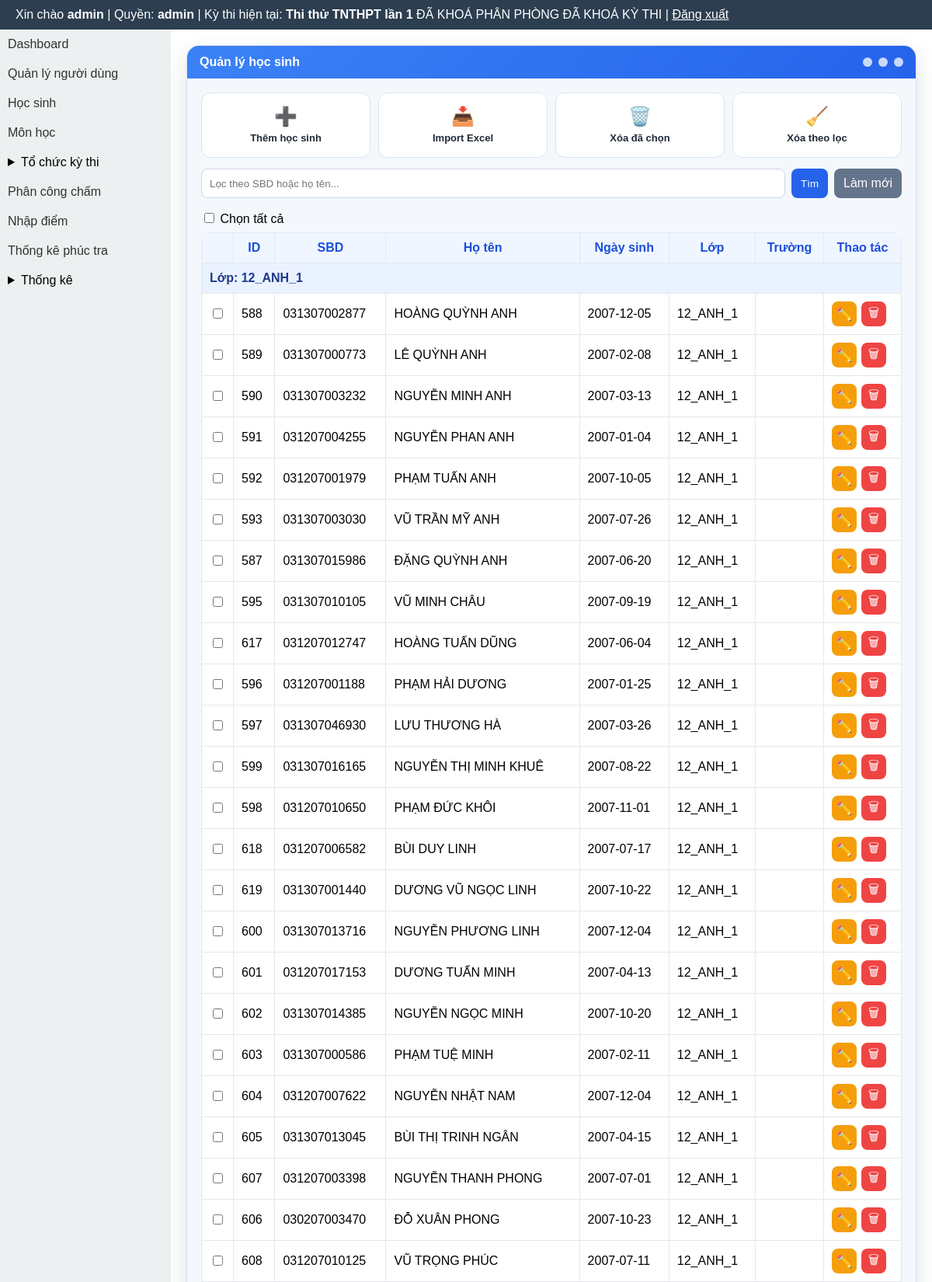
/modules/students/index.php (signed in, upper part), run on the app's committed database.
### tables this page shows
CREATE TABLE exams (
  id INTEGER PRIMARY KEY AUTOINCREMENT,
  ten_ky_thi TEXT,
  nam INTEGER,
  ngay_thi TEXT
, is_default INTEGER DEFAULT 0, deleted_at TEXT, distribution_locked INTEGER DEFAULT 0, rooms_locked INTEGER DEFAULT 0, exam_locked INTEGER DEFAULT 0, scoring_closed INTEGER DEFAULT 0, exam_mode INTEGER DEFAULT 1, is_locked INTEGER DEFAULT 0, is_score_entry_locked INTEGER DEFAULT 0, is_score_published INTEGER DEFAULT 0, is_recheck_open INTEGER DEFAULT 0);

CREATE TABLE students (
  id INTEGER PRIMARY KEY AUTOINCREMENT,
  sbd TEXT UNIQUE,
  hoten TEXT,
  ngaysinh TEXT,
  lop TEXT,
  truong TEXT
);

### layout/header.php (called while the page is built, shortened)
<?php
require_once BASE_PATH . '/templates/header.php';

### core/auth.php (called while the page is built, shortened)
<?php
function normalize_role(?string $role): string {
    $normalized = strtolower(trim((string) $role));
    return match ($normalized) {
        'score_entry', 'score-input', 'score_input', 'nhapdiem', 'nhap_diem' => 'scorer',
        'exam_manager', 'quanlythi', 'exam-manager' => 'organizer',
        default => $normalized,
    };
}
function current_user_role(): string {
    $sessionRole = $_SESSION['role'] ?? null;
    if (is_string($sessionRole) && trim($sessionRole) !== '') {
        return normalize_role($sessionRole);
    }
    $userRole = $_SESSION['user']['role'] ?? null;
    return normalize_role(is_string($userRole) ? $userRole : '');
}

### modules/exams/exam_context_helper.php (called while the page is built, shortened)
<?php
function ensureExamLockColumns(PDO $pdo): void
{
    $cols = array_column($pdo->query('PRAGMA table_info(exams)')->fetchAll(PDO::FETCH_ASSOC), 'name');
}
function getCurrentExam(): ?array
{
    global $pdo;
    $cols = array_column($pdo->query('PRAGMA table_info(exams)')->fetchAll(PDO::FETCH_ASSOC), 'name');
    $hasDeletedAt = in_array('deleted_at', $cols, true);
    $activeWhere = $hasDeletedAt ? '(deleted_at IS NULL OR trim(deleted_at) = "")' : '1=1';
    $defaultStmt = $pdo->query('SELECT * FROM exams WHERE ' . $activeWhere . ' AND is_default = 1 ORDER BY id DESC LIMIT 1');
    $defaultExam = $defaultStmt ? $defaultStmt->fetch(PDO::FETCH_ASSOC) : false;
    if (is_array($defaultExam)) {
        return $defaultExam;
    }
}
function getCurrentExamInfo(): ?array
{
    $exam = getCurrentExam();
    global $pdo;
    ensureExamLockColumns($pdo);
    return [
        'id' => (int) ($exam['id'] ?? 0),
        'ten_ky_thi' => (string) ($exam['ten_ky_thi'] ?? ''),
        'distribution_locked' => (int) ($exam['distribution_locked'] ?? 0),
        'rooms_locked' => (int) ($exam['rooms_locked'] ?? 0),
        'exam_locked' => (int) ($exam['exam_locked'] ?? 0),
    ];
}

### modules/students/index.php (the view, shortened to what this page needs)
<?php
require_once BASE_PATH . '/core/auth.php';
require_once BASE_PATH . '/core/db.php';
$keyword = trim($_GET['q'] ?? '');
$sql = 'SELECT id, sbd, hoten, ngaysinh, lop, truong FROM students';
$params = [];
$stmt = $pdo->prepare($sql);
$stmt->execute($params);
$students = $stmt->fetchAll(PDO::FETCH_ASSOC);
$getStudentNameKey = static function(string $fullName): string {
    $name = trim(preg_replace('/\s+/', ' ', $fullName) ?? '');
    if ($name == '') {
        return '';
    }
    $parts = explode(' ', $name);
    return mb_strtolower((string) end($parts), 'UTF-8');
};
usort($students, static function(array $a, array $b) use ($getStudentNameKey): int {
    $classCmp = strcmp(trim((string) ($a['lop'] ?? '')), trim((string) ($b['lop'] ?? '')));
    if ($classCmp !== 0) {
        return $classCmp;
    }
    $nameKeyCmp = strcmp(
        $getStudentNameKey((string) ($a['hoten'] ?? '')),
        $getStudentNameKey((string) ($b['hoten'] ?? ''))
    );
    if ($nameKeyCmp !== 0) {
        return $nameKeyCmp;
    }
    return strcmp((string) ($a['hoten'] ?? ''), (string) ($b['hoten'] ?? ''));
});
$perPage = 50;
$page = max(1, (int) ($_GET['page'] ?? 1));
$offset = ($page - 1) * $perPage;
$students = array_slice($students, $offset, $perPage);
$groupedStudents = [];
foreach ($students as $st) {
    $className = trim((string) ($st['lop'] ?? ''));
    if (!isset($groupedStudents[$className])) {
        $groupedStudents[$className] = [];
    }
    $groupedStudents[$className][] = $st;
}
require_once BASE_PATH . '/layout/header.php';
?>
<div class="students-layout">
    <?php require_once BASE_PATH . '/layout/sidebar.php'; ?>
    <div class="students-main">
        <div class="students-window">
            <div class="window-titlebar">
                <strong>Quản lý học sinh</strong>
                <div class="window-controls">
                    <span class="window-dot"></span><span class="window-dot"></span><span class="window-dot"></span>
                </div>
            </div>
            <div class="window-body">
                <div class="tool-grid">
                    <a class="tool-icon" href="<?= BASE_URL ?>/modules/students/create.php" title="Thêm học sinh">
                        <span class="icon">➕</span>
                        <span class="label">Thêm học sinh</span>
                    </a>
                    <a class="tool-icon" href="<?= BASE_URL ?>/modules/students/import.php" title="Import Excel">
                        <span class="icon">📥</span>
                        <span class="label">Import Excel</span>
                    </a>
                    <button type="submit" form="bulkForm" name="action" value="bulk_delete_selected" class="tool-icon" style="cursor:pointer;" onclick="return confirm('Bạn có chắc muốn xóa các học sinh đã chọn?');" title="Xóa đã chọn">
                        <span class="icon">🗑️</span>
                        <span class="label">Xóa đã chọn</span>
                    </button>
                    <form method="post" onsubmit="return confirm('Bạn có chắc muốn xóa toàn bộ học sinh theo điều kiện lọc hiện tại?');" style="margin:0;">
                        <button type="submit" class="tool-icon" style="width:100%;cursor:pointer;" title="Xóa theo lọc">
                            <span class="icon">🧹</span>
                            <span class="label">Xóa theo lọc</span>
                        </button>
                    </form>
                </div>
                <form method="get" class="search-row">
                    <input type="text" name="q" value="<?= htmlspecialchars($keyword, ENT_QUOTES, 'UTF-8') ?>" placeholder="Lọc theo SBD hoặc họ tên...">
                    <button type="submit">Tìm</button>
                    <a href="<?= BASE_URL ?>/modules/students/index.php">Làm mới</a>
                </form>
                <form method="post" id="bulkForm">
                    <div style="margin-bottom:8px;">
                        <label><input type="checkbox" id="checkAll"> Chọn tất cả</label>
                    </div>
                    <table class="students-table">
                        <thead>
                            <tr>
                                <th style="width:40px; text-align:center;"></th>
                                <th>ID</th>
                                <th>SBD</th>
                                <th>Họ tên</th>
                                <th>Ngày sinh</th>
                                <th>Lớp</th>
                                <th>Trường</th>
                                <th style="width:100px;">Thao tác</th>
                            </tr>
                        </thead>
                        <tbody>
                            <?php if (empty($students)): ?>
                                <tr>
                                    <td colspan="8" style="text-align:center;">Không có dữ liệu học sinh.</td>
                                </tr>
                            <?php else: ?>
                                <?php foreach ($groupedStudents as $className => $classStudents): ?>
                                    <tr>
                                        <td colspan="8" style="background:#eaf2ff;font-weight:700;color:#1e3a8a;">Lớp: <?= htmlspecialchars($className, ENT_QUOTES, 'UTF-8') ?></td>
                                    </tr>
                                    <?php foreach ($classStudents as $student): ?>
                                        <tr>
                                            <td style="text-align:center;">
                                                <input type="checkbox" class="student-check" name="student_ids[]" value="<?= (int) $student['id'] ?>">
                                            </td>
                                            <td><?= (int) $student['id'] ?></td>
                                            <td><?= htmlspecialchars($student['sbd'], ENT_QUOTES, 'UTF-8') ?></td>
                                            <td><?= htmlspecialchars($student['hoten'], ENT_QUOTES, 'UTF-8') ?></td>
                                            <td><?= htmlspecialchars($student['ngaysinh'], ENT_QUOTES, 'UTF-8') ?></td>
                                            <td><?= htmlspecialchars($student['lop'], ENT_QUOTES, 'UTF-8') ?></td>
                                            <td><?= htmlspecialchars($student['truong'], ENT_QUOTES, 'UTF-8') ?></td>
                                            <td>
                                                <span class="table-action">
                                                    <a class="btn-icon btn-edit" href="<?= BASE_URL ?>/modules/students/edit.php?id=<?= (int) $student['id'] ?>" title="Sửa">✏️</a>
                                                    <a class="btn-icon btn-delete" href="<?= BASE_URL ?>/modules/students/delete.php?id=<?= (int) $student['id'] ?>" title="Xóa">🗑</a>
                                                </span>
                                            </td>
                                        </tr>
                                    <?php endforeach; ?>
                                <?php endforeach; ?>
                            <?php endif; ?>
                        </tbody>
                    </table>
                </form>
            </div>
        </div>
    </div>
</div>
<?php require_once BASE_PATH . '/layout/footer.php'; ?>

### templates/header.php (shortened to what this page needs)
<?php
require_once BASE_PATH . '/core/auth.php';
$currentExamInfo = null;
$role = function_exists('current_user_role') ? current_user_role() : strtolower(trim((string) ($_SESSION['role'] ?? $_SESSION['user']['role'] ?? '')));
if (in_array($role, ['admin', 'organizer'], true)) {
    require_once BASE_PATH . '/core/db.php';
    require_once BASE_PATH . '/modules/exams/exam_context_helper.php';
    $currentExamInfo = getCurrentExamInfo();
}
$role = $role ?? (function_exists('current_user_role') ? current_user_role() : '');
$currentExamInfo = $currentExamInfo ?? null;
?>
<!DOCTYPE html>
<html lang="vi">
<head>
</head>
<body>
<div class="header">
    Xin chào <b><?= $_SESSION['user']['username'] ?></b>
    | Quyền: <b><?= htmlspecialchars((string) $role, ENT_QUOTES, 'UTF-8') ?></b>
    <?php if ($currentExamInfo !== null): ?>
        | Kỳ thi hiện tại: <b><?= htmlspecialchars((string) $currentExamInfo['ten_ky_thi'], ENT_QUOTES, 'UTF-8') ?></b>
        <?php if (($currentExamInfo['distribution_locked'] ?? 0) === 1 || ($currentExamInfo['rooms_locked'] ?? 0) === 1): ?>
            <span class="badge bg-danger">ĐÃ KHOÁ PHÂN PHÒNG</span>
        <?php endif; ?>
        <?php if (($currentExamInfo['exam_locked'] ?? 0) === 1): ?>
            <span class="badge bg-dark">ĐÃ KHOÁ KỲ THI</span>
        <?php endif; ?>
    <?php endif; ?>
    | <a href="<?= BASE_URL ?>/logout.php" style="color:#fff">Đăng xuất</a>
</div>

### templates/header.php (style rules this page uses)
* { box-sizing: border-box; }
body { margin:0; font-family: Arial; }
.header { background:#2c3e50; color:#fff; padding:10px 20px; }

### modules/students/index.php (style rules this page uses)
.students-layout { display: flex; align-items: stretch; width: 100%; min-height: calc(100vh - 44px); }
.students-main { flex: 1 1 auto; min-width: 0; padding: 20px; }
.students-window { background: #ffffff; border-radius: 16px; box-shadow: 0 12px 28px rgba(44, 62, 80, 0.15); border: 1px solid #dbe3ec; overflow: hidden; }
.window-titlebar { background: linear-gradient(135deg, #3b82f6, #2563eb); color: #fff; padding: 12px 16px; display: flex; justify-content: space-between; align-items: center; }
.window-controls { display: flex; gap: 8px; }
.window-dot { width: 12px; height: 12px; border-radius: 999px; display: inline-block; background: rgba(255,255,255,0.75); }
.window-body { padding: 18px; background: #f4f8fc; }
.tool-grid { display: grid; grid-template-columns: repeat(auto-fit, minmax(110px, 1fr)); gap: 10px; margin-bottom: 14px; }
.tool-icon { background: #fff; border: 1px solid #dbe3ec; border-radius: 12px; padding: 10px; text-decoration: none; color: #1f2937; display: flex; flex-direction: column; align-items: center; justify-content: center; min-height: 84px; }
.tool-icon .icon { font-size: 24px; line-height: 1; margin-bottom: 8px; }
.tool-icon .label { font-size: 13px; font-weight: 600; text-align: center; }
.students-table { width: 100%; border-collapse: collapse; background: #fff; border-radius: 10px; overflow: hidden; }
.students-table th, .students-table td { border: 1px solid #e5e7eb; padding: 10px; vertical-align: middle; }
.students-table th { background: #eff6ff; color: #1d4ed8; }
.table-action { display: inline-flex; gap: 6px; }
.btn-icon { display: inline-flex; width: 32px; height: 32px; align-items: center; justify-content: center; border-radius: 8px; color: #fff; text-decoration: none; border: none; cursor: pointer; }
.btn-edit { background: #f59e0b; }
.btn-delete { background: #ef4444; }
.search-row { display:flex; gap:8px; margin: 10px 0 16px; }
.search-row input[type='text'] { flex: 1; padding: 10px; border: 1px solid #cbd5e1; border-radius: 8px; }
.search-row button, .search-row a { padding: 10px 12px; border: none; border-radius: 8px; text-decoration: none; color: #fff; background: #2563eb; }
.search-row a { background: #64748b; }

### data on the page
exams: ten_ky_thi "Thi thử TNTHPT lần 1"
students: id "588", sbd "031307002877", hoten "HOÀNG QUỲNH ANH", ngaysinh "2007-12-05", lop "12_ANH_1"
students: id "589", sbd "031307000773", hoten "LÊ QUỲNH ANH", ngaysinh "2007-02-08", lop "12_ANH_1"
students: id "590", sbd "031307003232", hoten "NGUYỄN MINH ANH", ngaysinh "2007-03-13", lop "12_ANH_1"
students: id "591", sbd "031207004255", hoten "NGUYỄN PHAN ANH", ngaysinh "2007-01-04", lop "12_ANH_1"
students: id "592", sbd "031207001979", hoten "PHẠM TUẤN ANH", ngaysinh "2007-10-05", lop "12_ANH_1"
students: id "593", sbd "031307003030", hoten "VŨ TRẦN MỸ ANH", ngaysinh "2007-07-26", lop "12_ANH_1"
students: id "587", sbd "031307015986", hoten "ĐẶNG QUỲNH ANH", ngaysinh "2007-06-20", lop "12_ANH_1"
students: id "595", sbd "031307010105", hoten "VŨ MINH CHÂU", ngaysinh "2007-09-19", lop "12_ANH_1"
students: id "617", sbd "031207012747", hoten "HOÀNG TUẤN DŨNG", ngaysinh "2007-06-04", lop "12_ANH_1"
students: id "596", sbd "031207001188", hoten "PHẠM HẢI DƯƠNG", ngaysinh "2007-01-25", lop "12_ANH_1"
students: id "597", sbd "031307046930", hoten "LƯU THƯƠNG HÀ", ngaysinh "2007-03-26", lop "12_ANH_1"
students: id "599", sbd "031307016165", hoten "NGUYỄN THỊ MINH KHUÊ", ngaysinh "2007-08-22", lop "12_ANH_1"
students: id "598", sbd "031207010650", hoten "PHẠM ĐỨC KHÔI", ngaysinh "2007-11-01", lop "12_ANH_1"
students: id "618", sbd "031207006582", hoten "BÙI DUY LINH", ngaysinh "2007-07-17", lop "12_ANH_1"
students: id "619", sbd "031307001440", hoten "DƯƠNG VŨ NGỌC LINH", ngaysinh "2007-10-22", lop "12_ANH_1"
students: id "600", sbd "031307013716", hoten "NGUYỄN PHƯƠNG LINH", ngaysinh "2007-12-04", lop "12_ANH_1"
students: id "601", sbd "031207017153", hoten "DƯƠNG TUẤN MINH", ngaysinh "2007-04-13", lop "12_ANH_1"
students: id "602", sbd "031307014385", hoten "NGUYỄN NGỌC MINH", ngaysinh "2007-10-20", lop "12_ANH_1"
students: id "603", sbd "031307000586", hoten "PHẠM TUỆ MINH", ngaysinh "2007-02-11", lop "12_ANH_1"
students: id "604", sbd "031207007622", hoten "NGUYỄN NHẬT NAM", ngaysinh "2007-12-04", lop "12_ANH_1"
students: id "605", sbd "031307013045", hoten "BÙI THỊ TRINH NGÂN", ngaysinh "2007-04-15", lop "12_ANH_1"
students: id "607", sbd "031207003398", hoten "NGUYỄN THANH PHONG", ngaysinh "2007-07-01", lop "12_ANH_1"
students: id "606", sbd "030207003470", hoten "ĐỖ XUÂN PHONG", ngaysinh "2007-10-23", lop "12_ANH_1"
students: id "608", sbd "031207010125", hoten "VŨ TRỌNG PHÚC", ngaysinh "2007-07-11", lop "12_ANH_1"

### other printed values
$_SESSION['user']['username'] "admin"
$role "admin"
$className "12_ANH_1"
